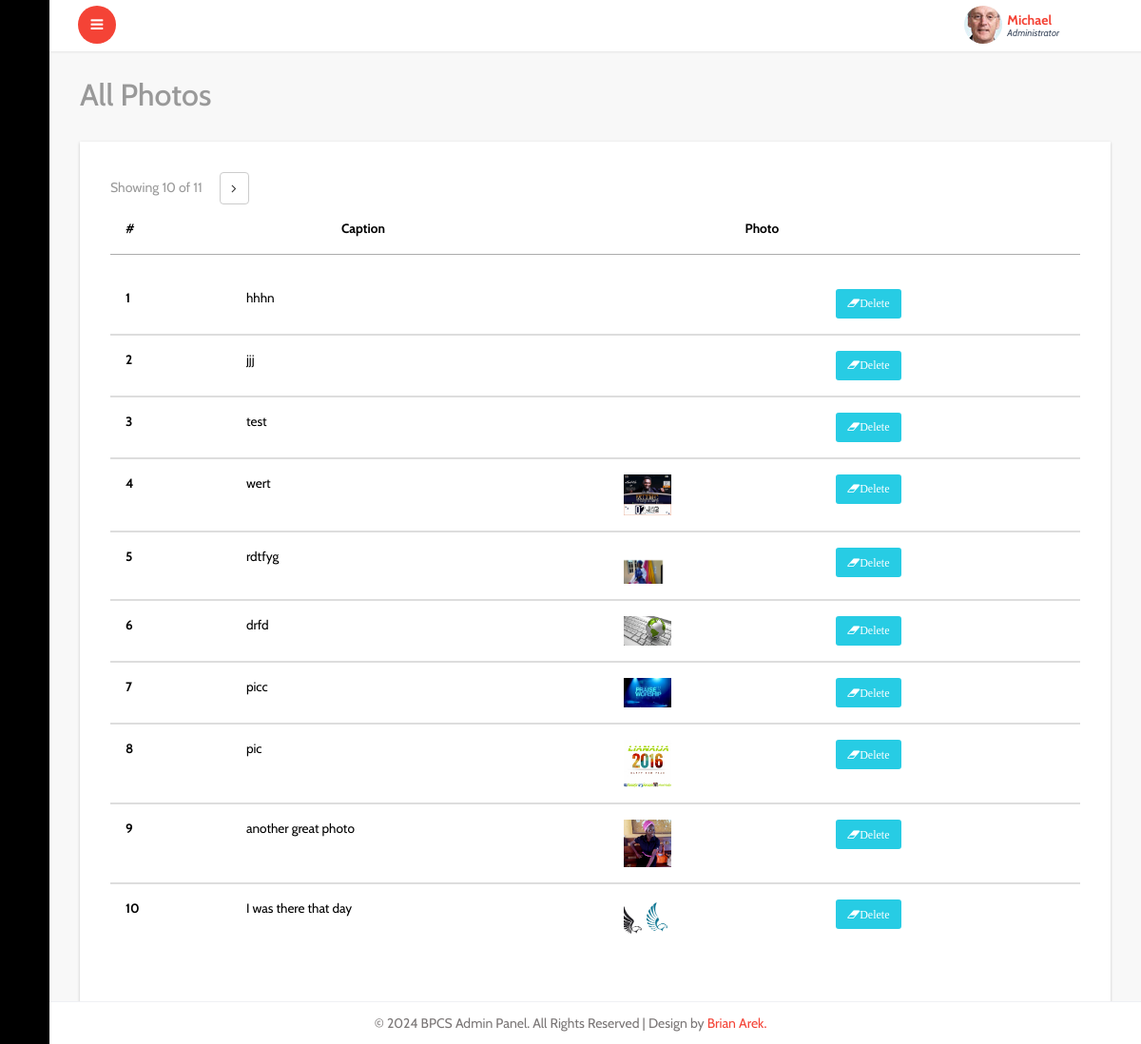
The page /admin/all-photos.php (signed in) on the database its author committed.
### tables this page shows
CREATE TABLE `gallery` (
  `id` int(11) NOT NULL,
  `caption` varchar(225) NOT NULL,
  `file` varchar(255) NOT NULL
);

### idiorm.php (called while the page is built, shortened)
<?php
    class ORM implements ArrayAccess {
        protected static $_default_config = array(
            'connection_string' => 'sqlite::memory:',
            'id_column' => 'id',
            'id_column_overrides' => array(),
            'error_mode' => PDO::ERRMODE_EXCEPTION,
            'username' => null,
            'password' => null,
            'driver_options' => null,
            'identifier_quote_character' => null,
            'limit_clause_style' => null,
            'logging' => false,
            'logger' => null,
            'caching' => false,
            'caching_auto_clear' => false,
            'return_result_sets' => false,
        );
        protected static $_config = array();
        protected static $_db = array();
        protected static $_last_statement = null;
        protected $_connection_name;
        protected $_table_name;
        protected $_values = array();
        protected $_result_columns = array('*');
        protected $_join_sources = array();
        protected $_order_by = array();
        protected $_group_by = array();
        public static function configure($key, $value = null, $connection_name = self::DEFAULT_CONNECTION) {
            if (is_array($key)) {
                foreach ($key as $conf_key => $conf_value) {
                    self::configure($conf_key, $conf_value, $connection_name);
                }
            } else {
                if (is_null($value)) {
                    $value = $key;
                    $key = 'connection_string';
                }
                self::$_config[$connection_name][$key] = $value;
            }
        }
        public static function for_table($table_name, $connection_name = self::DEFAULT_CONNECTION) {
            return new self($table_name, array(), $connection_name);
        }
        protected static function _setup_db_config($connection_name) {
            if (!array_key_exists($connection_name, self::$_config)) {
                self::$_config[$connection_name] = self::$_default_config;
            }
        }
        public static function set_db($db, $connection_name = self::DEFAULT_CONNECTION) {
            self::$_db[$connection_name] = $db;
        }
        protected static function _setup_identifier_quote_character($connection_name) {
            if (is_null(self::$_config[$connection_name]['identifier_quote_character'])) {
                self::$_config[$connection_name]['identifier_quote_character'] =
                    self::_detect_identifier_quote_character($connection_name);
            }
        }
        public static function _setup_limit_clause_style($connection_name) {
            if (is_null(self::$_config[$connection_name]['limit_clause_style'])) {
                self::$_config[$connection_name]['limit_clause_style'] =
                    self::_detect_limit_clause_style($connection_name);
            }
        }
        protected static function _detect_identifier_quote_character($connection_name) {
            switch(self::get_db($connection_name)->getAttribute(PDO::ATTR_DRIVER_NAME)) {
                case 'mysql':
                case 'sqlite':
                case 'sqlite2':
                default:
                    return '`';
            }
        }
        protected static function _detect_limit_clause_style($connection_name) {
            switch(self::get_db($connection_name)->getAttribute(PDO::ATTR_DRIVER_NAME)) {
                default:
                    return ORM::LIMIT_STYLE_LIMIT;
            }
        }
        public static function get_db($connection_name = self::DEFAULT_CONNECTION) {
            return self::$_db[$connection_name];
        }
        public static function get_last_statement() {
            return self::$_last_statement;
        }
        protected static function _execute($query, $parameters = array(), $connection_name = self::DEFAULT_CONNECTION) {
            $statement = self::get_db($connection_name)->prepare($query);
            self::$_last_statement = $statement;
            $time = microtime(true);
            $q = $statement->execute();
            return $q;
        }
        protected static function _log_query($query, $parameters, $connection_name, $query_time) {
            if (!self::$_config[$connection_name]['logging']) {
                return false;
            }
            return true;
        }
        protected function __construct($table_name, $data = array(), $connection_name = self::DEFAULT_CONNECTION) {
            $this->_table_name = $table_name;
            $this->_connection_name = $connection_name;
        }
        public function find_array() {
            return $this->_run();
        }
        protected function _build_select() {
            return $this->_join_if_not_empty(" ", array(
                $this->_build_select_start(),
                $this->_build_join(),
                $this->_build_where(),
                $this->_build_group_by(),
                $this->_build_having(),
                $this->_build_order_by(),
                $this->_build_limit(),
                $this->_build_offset(),
            ));
        }
        protected function _build_select_start() {
            $fragment = 'SELECT ';
            $result_columns = join(', ', $this->_result_columns);
            $fragment .= "{$result_columns} FROM " . $this->_quote_identifier($this->_table_name);
            return $fragment;
        }
        protected function _build_join() {
            if (count($this->_join_sources) === 0) {
                return '';
            }
            return join(" ", $this->_join_sources);
        }
        protected function _build_where() {
            return $this->_build_conditions('where');
        }
        protected function _build_having() {
            return $this->_build_conditions('having');
        }
        protected function _build_group_by() {
            if (count($this->_group_by) === 0) {
                return '';
            }
            return "GROUP BY " . join(", ", $this->_group_by);
        }
        protected function _build_conditions($type) {
            $conditions_class_property_name = "_{$type}_conditions";
            if (count($this->$conditions_class_property_name) === 0) {
                return '';
            }
            $conditions = array();
            return strtoupper($type) . " " . join(" AND ", $conditions);
        }
        protected function _build_order_by() {
            if (count($this->_order_by) === 0) {
                return '';
            }
            return "ORDER BY " . join(", ", $this->_order_by);
        }
        protected function _build_limit() {
            $fragment = '';
            return $fragment;
        }
        protected function _build_offset() {
            return '';
        }
        protected function _join_if_not_empty($glue, $pieces) {
            $filtered_pieces = array();
            foreach ($pieces as $piece) {
                if (is_string($piece)) {
                    $piece = trim($piece);
                }
                if (!empty($piece)) {
                    $filtered_pieces[] = $piece;
                }
            }
            return join($glue, $filtered_pieces);
        }
        protected function _quote_one_identifier($identifier) {
            $parts = explode('.', $identifier);
            $parts = array_map(array($this, '_quote_identifier_part'), $parts);
            return join('.', $parts);
        }
        protected function _quote_identifier($identifier) {
            if (is_array($identifier)) {
                $result = array_map(array($this, '_quote_one_identifier'), $identifier);
                return join(', ', $result);
            } else {
                return $this->_quote_one_identifier($identifier);
            }
        }
        protected function _quote_identifier_part($part) {
            $quote_character = self::$_config[$this->_connection_name]['identifier_quote_character'];
            return $quote_character .
                   str_replace($quote_character,
                               $quote_character . $quote_character,
                               $part
                   ) . $quote_character;
        }
        protected function _run() {
            $query = $this->_build_select();
            $caching_enabled = self::$_config[$this->_connection_name]['caching'];
            self::_execute($query, $this->_values, $this->_connection_name);
            $statement = self::get_last_statement();
            $rows = array();
            while ($row = $statement->fetch(PDO::FETCH_ASSOC)) {
                $rows[] = $row;
            }
            $this->_values = array();
            $this->_result_columns = array('*');
            return $rows;
        }
        public function __call($name, $arguments)
        {
            $method = strtolower(preg_replace('/([a-z])([A-Z])/', '$1_$2', $name));
            if (method_exists($this, $method)) {
                return call_user_func_array(array($this, $method), $arguments);
            } else {
                throw new IdiormMethodMissingException("Method $name() does not exist in class " . get_class($this));
            }
        }
    }

### admin/all-photos.php (the view, shortened to what this page needs)
<?php include"header.php"; ?>
			<div id="page-wrapper">
				<div class="graphs">
					<h3 class="blank1">All Photos</h3>
					 <div class="xs tabls">
					 <div class="panel-body1">
					   <table class="table">
					    <thead>
							<tr>
							  <th>#</th>
							  <th>Caption</th>
							  <th>Photo</th>
							</tr>
						  </thead>
						  <tbody>
						   <?php
                                $tbl_name="gallery";
        $get_gallery = ORM::for_table("$tbl_name")
                 ->find_array();
	$total_pages = count($get_gallery);
	$limit = 10;
	$page = $_GET['page'];
	if($page)
		$start = ($page - 1) * $limit;
	else
		$start = 0;
				$result = $db->prepare("SELECT * FROM gallery  ORDER BY id DESC LIMIT $start, $limit");
				$result->execute();
	$next = $page + 1;
	$lastpage = ceil($total_pages/$limit);
	 ?>
                            <span class="text-muted m-r-sm">Showing
                                 <?php if($lastpage == $next-1):?>
                                    <?=$total_pages?>
                                <?php else:?>
                                <?=$page * $limit?>
                            <?php endif;?>
                                of <?=$total_pages?>
                                        </span>
                            <div class="btn-group">
                                <?php if($lastpage == $next-1):?>
                                <?php else:?>
                                <a class="btn btn-default" href="?page=<?=$next?>"><i class="fa fa-angle-right"></i></a>
                                <?php endif;?>
                            </div>
			    </div>
               </div>
                <table class="table">
                      <?php
				for($i=1; $row = $result->fetch(); $i++){
               ?>
							<tr>
							  <th scope="row"><?php echo $i; ?></th>
							  <td><?php echo $row['caption']; ?></td>
							  <td><img src="../uploads/<?php echo $row['file'];?>" alt="" class="img-responsive" style=" hight="50px"; width="50px";"></td>
							  <td>
							    <a href="delete-photo.php?id=<?=$row['id'] ?>" class="fa fa-eraser btn btn-xs btn-success warning_4 delbtn" >Delete</a>
							  </td>
							</tr>
							 <?php } ?>
						</table>
						</div>
						</div>
				</div>
		<?php include"footer.php"; ?>

### rows shown on the page
gallery: caption "hhhn"
gallery: caption "jjj"
gallery: caption "test"
gallery: caption "wert", file (picture)
gallery: caption "rdtfyg", file (picture)
gallery: caption "drfd", file (picture)
gallery: caption "picc", file (picture)
gallery: caption "pic", file (picture)
gallery: caption "another great photo", file (picture)
gallery: caption "I was there that day", file (picture)

### other values the page prints
$page * $limit "10"
$total_pages "11"
